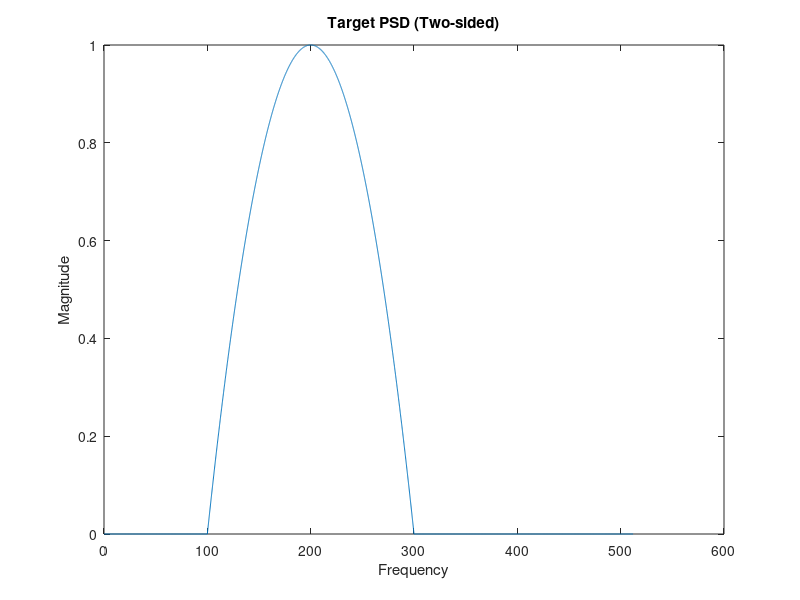

Write MATLAB code to recreate this figure. (Note: this script raises an error after producing the figure.)
%% Demo for colored Gaussian noise generation
%Sampling frequency for noise realization
sampFreq = 1024; %Hz
%Number of samples to generate
nSamples = 65536;
%Time samples
timeVec = (0:(nSamples-1))/sampFreq;

%Target PSD given by the inline function handle
targetPSD = @(f) (f>=100 & f<=300).*(f-100).*(300-f)/10000;

%Plot PSD
freqVec = 0:0.1:512;
psdVec = targetPSD(freqVec);
plot(freqVec,psdVec);
xlabel("Frequency");
ylabel("Magnitude");
title("Target PSD (Two-sided)");

%%
% Design FIR filter with T(f)= square root of target PSD
% sqrtPSD = sqrt(psdVec);
 fltrOrdr = 500;
% b = fir2(fltrOrdr,freqVec/(sampFreq/2),sqrt(psdVec));
% 
% %%
% % Generate a WGN realization and pass it through the designed filter
% % (Comment out the line below if new realizations of WGN are needed in each run of this script)
% rng('default'); 
% inNoise = randn(1,nSamples);
% outNoise = fftfilt(b,inNoise);

%% Generate noise realization
outNoise = statgaussnoisegen(nSamples,[freqVec(:),psdVec(:)],fltrOrdr,sampFreq);

%%
% Estimate the PSD
% figure;
% pwelch(outNoise, 512,[],[],sampFreq);
% hold on;
% pwelch(inNoise, 512, [], [], sampFreq);
%Pwelch plots in dB (= 10*log10(x)); plot on a linear scale
[pxx,f]=pwelch(outNoise, 256,[],[],sampFreq);
figure;
plot(f,pxx);
xlabel('Frequency (Hz)');
ylabel('PSD');
title("Estimated PSD (One-sided)")
% Plot the colored noise realization
figure;
plot(timeVec,outNoise);
xlabel("Time");
ylabel("Magnitude");
title("Colored Noise");
figure;
histogram(outNoise);
title("Histogram of Colored Noise");


